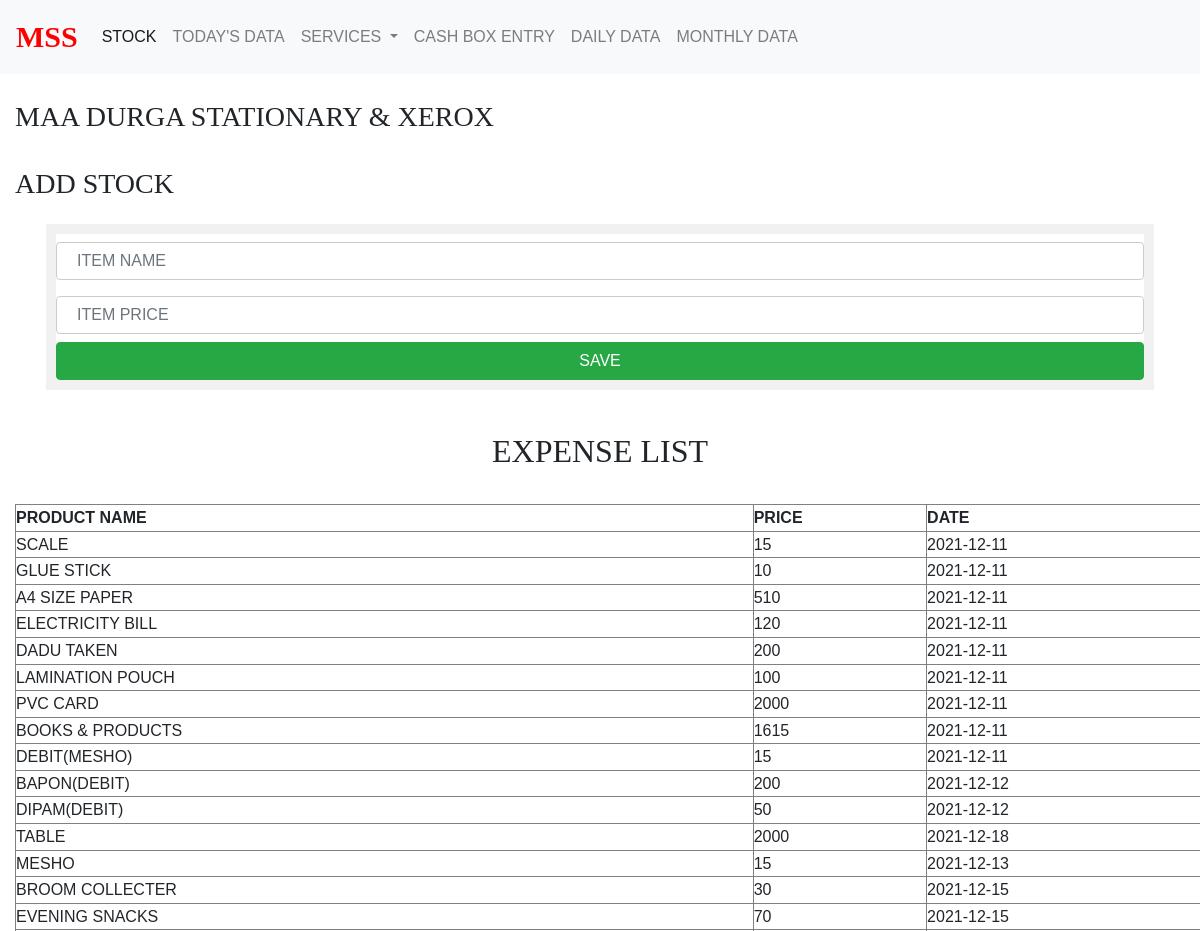
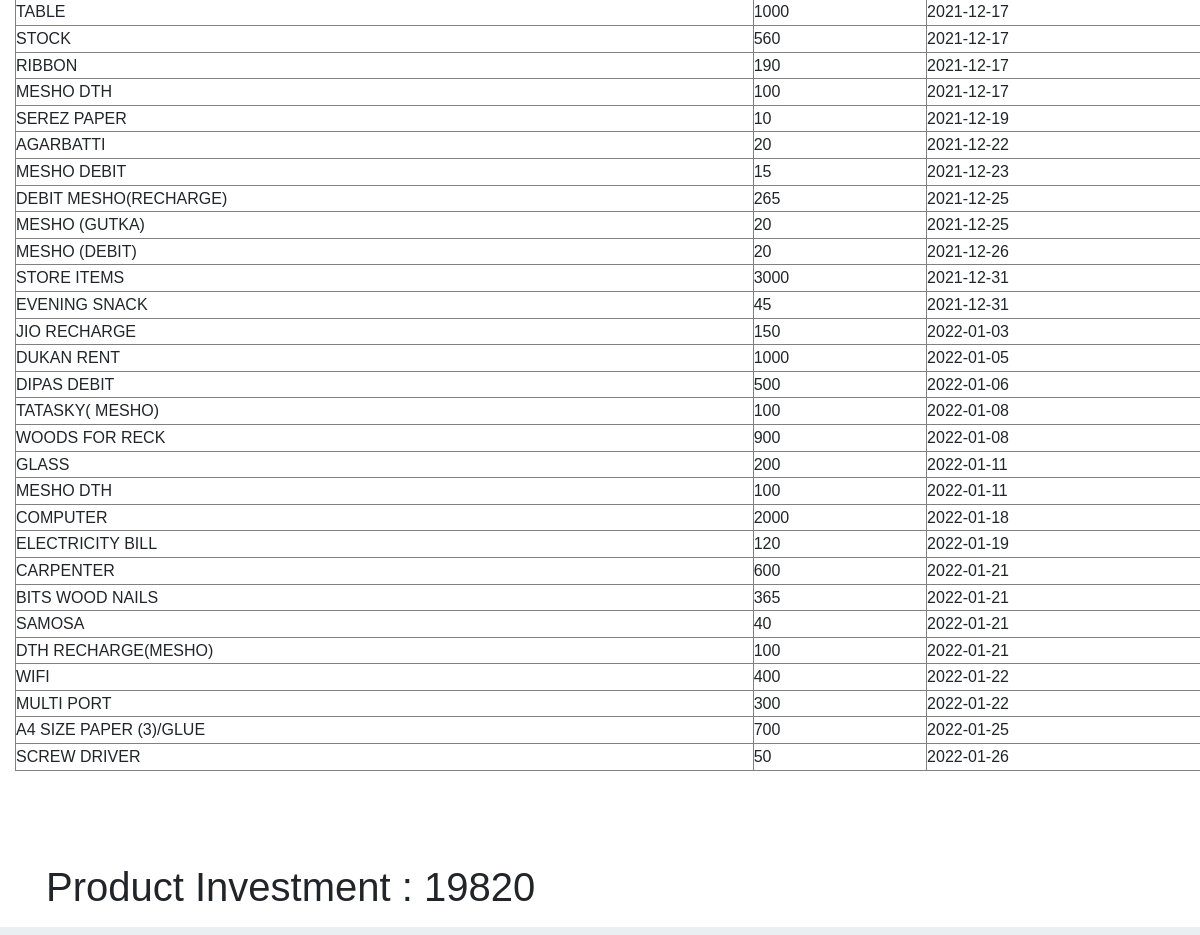
The page /Admin/addStock.php on the database its author committed (2 pictures, top to bottom).
### tables this page shows
CREATE TABLE `addstock` (
  `ItemName` varchar(500) NOT NULL,
  `Price` int(5) NOT NULL,
  `CreatedOn` date NOT NULL
);

### Admin/addStock.php (the view, shortened to what this page needs)
<!DOCTYPE html>
<html lang="en">
<head>
    <link rel="stylesheet" type="text/css" href="https://cdn.datatables.net/v/dt/dt-1.10.16/datatables.min.css"/>
    <?php  include("../Include/cdn.php");  ?>
</head>
<body>
    <?php
      include("../Include/navbar.php");
      include("../Include/Title.php");
    ?>
<h3 class="font col-sm-12 col-lg-12 col-md-12">ADD STOCK</h1>
<div class="container">
    <form action="?" method="post">
        <input type="text" name="sname" required class ="form-control" placeholder="ITEM NAME"><br>
        <input type="text" name="price" required class ="form-control" placeholder="ITEM PRICE"><br>
        <button name="save" class="btn btn-success">SAVE </button><br>
    </form>
</div>
    <?php
        $profit = 0;
        $sql1 = "select * from addStock";
            echo"<br><h2 style='text-align:center;'class='font'>EXPENSE LIST</h2><br>";
            echo"<div class='container-fluid' id='divv' style='overflow-x:auto;'>";
            echo"<center><table id='usetTable' border='1' width='1200'>";
            echo"<thead><th>PRODUCT NAME</th><th>PRICE</th><th>DATE</th></thead><tbody>";
            include("../Include/database.php");
            if ($result = mysqli_query($con, $sql1))
                while ($row = mysqli_fetch_assoc($result)) {
                    echo"<tr>";
                    $profit = $profit + $row["Price"];
                    echo "<td>".$row["ItemName"]."</td>";
                    echo "<td>".$row["Price"]."</td>";
                    echo "<td>".$row["CreatedOn"]."</td>";
                    echo"</tr>";
                }
            echo"</table></tbody></center></div>";
            echo"<br><br><br>";
            echo "<h1 class='container'>";
            echo "Product Investment : ";
            echo $profit;
            echo "</h1>";
    ?>
</body>
</html>

### Include/style.css (style rules this page uses)
* { padding:0; margin:0; }
html { background-color: #eaf0f2; }
body { font:16px/1.6 Arial, sans-serif; }

### rows shown on the page
addstock: ItemName "SCALE", Price "15", CreatedOn "2021-12-11"
addstock: ItemName "GLUE STICK", Price "10", CreatedOn "2021-12-11"
addstock: ItemName "A4 SIZE PAPER", Price "510", CreatedOn "2021-12-11"
addstock: ItemName "ELECTRICITY BILL", Price "120", CreatedOn "2021-12-11"
addstock: ItemName "DADU TAKEN", Price "200", CreatedOn "2021-12-11"
addstock: ItemName "LAMINATION POUCH", Price "100", CreatedOn "2021-12-11"
addstock: ItemName "PVC CARD", Price "2000", CreatedOn "2021-12-11"
addstock: ItemName "BOOKS & PRODUCTS", Price "1615", CreatedOn "2021-12-11"
addstock: ItemName "DEBIT(MESHO)", Price "15", CreatedOn "2021-12-11"
addstock: ItemName "BAPON(DEBIT)", Price "200", CreatedOn "2021-12-12"
addstock: ItemName "DIPAM(DEBIT)", Price "50", CreatedOn "2021-12-12"
addstock: ItemName "TABLE", Price "2000", CreatedOn "2021-12-18"
addstock: ItemName "MESHO", Price "15", CreatedOn "2021-12-13"
addstock: ItemName "BROOM COLLECTER", Price "30", CreatedOn "2021-12-15"
addstock: ItemName "EVENING SNACKS", Price "70", CreatedOn "2021-12-15"
addstock: ItemName "TABLE", Price "1000", CreatedOn "2021-12-17"
addstock: ItemName "STOCK", Price "560", CreatedOn "2021-12-17"
addstock: ItemName "RIBBON", Price "190", CreatedOn "2021-12-17"
addstock: ItemName "MESHO DTH", Price "100", CreatedOn "2021-12-17"
addstock: ItemName "SEREZ PAPER", Price "10", CreatedOn "2021-12-19"
addstock: ItemName "AGARBATTI", Price "20", CreatedOn "2021-12-22"
addstock: ItemName "MESHO DEBIT", Price "15", CreatedOn "2021-12-23"
addstock: ItemName "DEBIT MESHO(RECHARGE)", Price "265", CreatedOn "2021-12-25"
addstock: ItemName "MESHO (GUTKA)", Price "20", CreatedOn "2021-12-25"
addstock: ItemName "MESHO (DEBIT)", Price "20", CreatedOn "2021-12-26"
addstock: ItemName "STORE ITEMS", Price "3000", CreatedOn "2021-12-31"
addstock: ItemName "EVENING SNACK", Price "45", CreatedOn "2021-12-31"
addstock: ItemName "JIO RECHARGE", Price "150", CreatedOn "2022-01-03"
addstock: ItemName "DUKAN RENT", Price "1000", CreatedOn "2022-01-05"
addstock: ItemName "DIPAS DEBIT", Price "500", CreatedOn "2022-01-06"
addstock: ItemName "TATASKY( MESHO)", Price "100", CreatedOn "2022-01-08"
addstock: ItemName "WOODS FOR RECK", Price "900", CreatedOn "2022-01-08"
addstock: ItemName "GLASS", Price "200", CreatedOn "2022-01-11"
addstock: ItemName "MESHO DTH", Price "100", CreatedOn "2022-01-11"
addstock: ItemName "COMPUTER", Price "2000", CreatedOn "2022-01-18"
addstock: ItemName "ELECTRICITY BILL", Price "120", CreatedOn "2022-01-19"
addstock: ItemName "CARPENTER", Price "600", CreatedOn "2022-01-21"
addstock: ItemName "BITS WOOD NAILS", Price "365", CreatedOn "2022-01-21"
addstock: ItemName "SAMOSA", Price "40", CreatedOn "2022-01-21"
addstock: ItemName "DTH RECHARGE(MESHO)", Price "100", CreatedOn "2022-01-21"
addstock: ItemName "WIFI", Price "400", CreatedOn "2022-01-22"
addstock: ItemName "MULTI PORT", Price "300", CreatedOn "2022-01-22"
addstock: ItemName "A4 SIZE PAPER (3)/GLUE", Price "700", CreatedOn "2022-01-25"
addstock: ItemName "SCREW DRIVER", Price "50", CreatedOn "2022-01-26"

### other values the page prints
$profit "19820"
